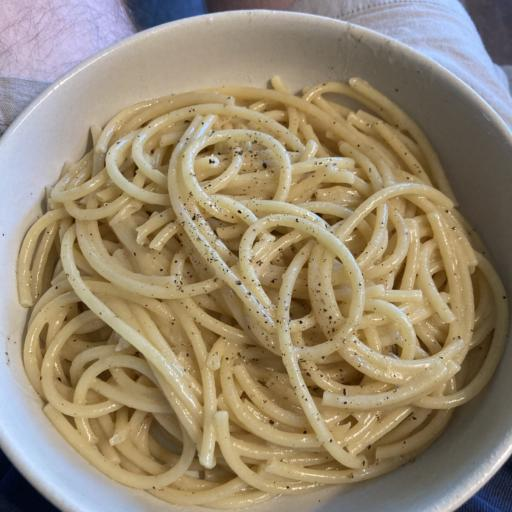
#> input picture cropped_images/Image_1.jpeg, 512 x 512 px; its folder holds only this picture in this run
$ python baseline.py   (older library calls are emulated)
#> lines starting #> are read from the running program, lines starting #| are printed output that depends on the picture
"""Get baseline stats by just transforming image and not applying any sort of improvement to it
"""

from PIL import Image
from SSIM_PIL import compare_ssim
import os
import yaml
import cv2
import numpy as np
import time
import io

SOURCE_DIR = "cropped_images"
OUTPUT_DIR = "baseline"

def pil_to_cv2(pil_img):
    """Convert a PIL format image to CV2 format
    """
    arr = np.array(pil_img)
    # Convert RGB to BGR
    return(arr[:, :, ::-1].copy())


def quantize(img, colors=16):
    """Take PIL image as input and return quantized one
    """

    return img.quantize(colors=colors).convert("RGB")

def convert_to_jpg(img, qual=10):
    with io.BytesIO() as output:
        img.save(output, format="jpeg", quality=qual, subsampling=0)
        contents = output.getvalue()

    converted_img = Image.open(io.BytesIO(contents))
    return converted_img

def main():
    get_baseline(convert_to_jpg)


def get_baseline(transform_fn):
    save_dir = os.path.join(OUTPUT_DIR, time.strftime("%Y%m%d-%H%M%S"))
    os.makedirs(save_dir)

    i = 0

    for img_name in os.listdir(os.path.join(SOURCE_DIR)):
        init_img = Image.open(os.path.join(SOURCE_DIR, img_name))
#> init_img is the input picture: PIL image 512x512 RGB; mean R, G, B 152.3, 138, 113.8
        tf_img = transform_fn(init_img)
#> in convert_to_jpg, `converted_img = Image.open(io.BytesIO(contents))`:
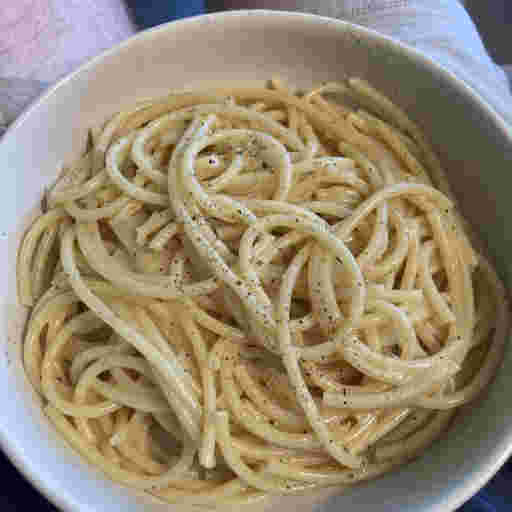
#> converted_img: PIL image 512x512 RGB; mean R, G, B 152.3, 137.9, 113.5

        save_name = f"{save_dir}/{i}.png"

        info = {
            img_name: {
                "prompt": "BASELINE",
                "seed": 0,
                "strength": 0.0,
                "guidance_scale": 0.0,
                "is_nsfw": [False],
                "SSIM": compare_ssim(init_img, tf_img),
                "PSNR": cv2.PSNR(pil_to_cv2(init_img), pil_to_cv2(tf_img)),
                "L2": float(np.linalg.norm(np.asarray(init_img) - np.asarray(tf_img))),
            }
        }
        with open(f"{save_dir}/index.yaml", "a+") as f:
            yaml.dump(info, f)
            f.write("\n")

        i += 1
        print(save_name)
        tf_img.save(save_name)

if __name__ == "__main__":
    main()
#> (the call stopped at in get_baseline, `info = { img_name: { "prompt": "BASELINE", "seed": 0, "strength": 0.0,..`: SSIM_PIL is not available in this run)

$ run again, on cropped_images/Image_14.jpeg
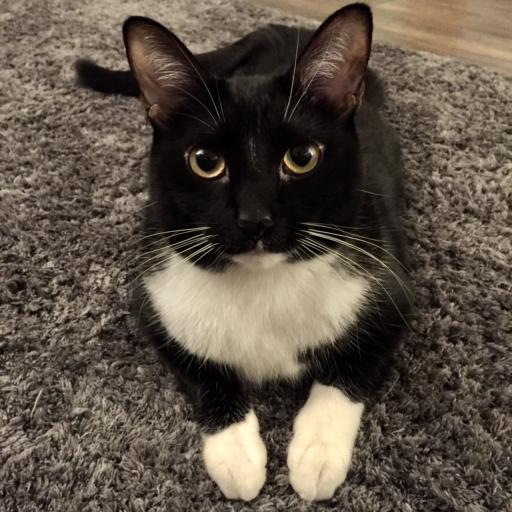
#> input picture cropped_images/Image_14.jpeg, 512 x 512 px
#> in get_baseline, init_img is the input picture: PIL image 512x512 RGB; mean R, G, B 93.8, 82.2, 70.3
#> in convert_to_jpg, `converted_img = Image.open(io.BytesIO(contents))`:
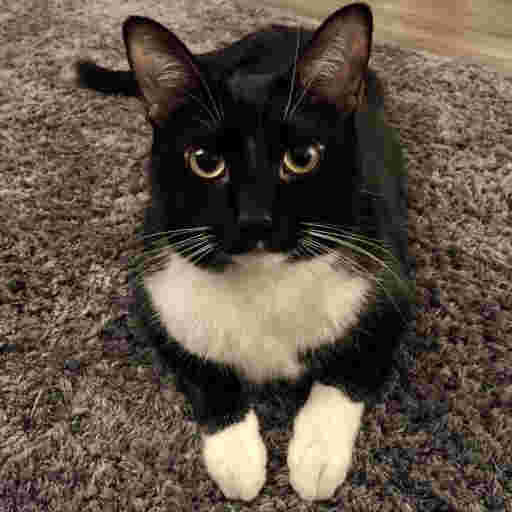
#> converted_img: PIL image 512x512 RGB; mean R, G, B 95.4, 81.7, 69

$ run again, on cropped_images/Image_10.jpeg
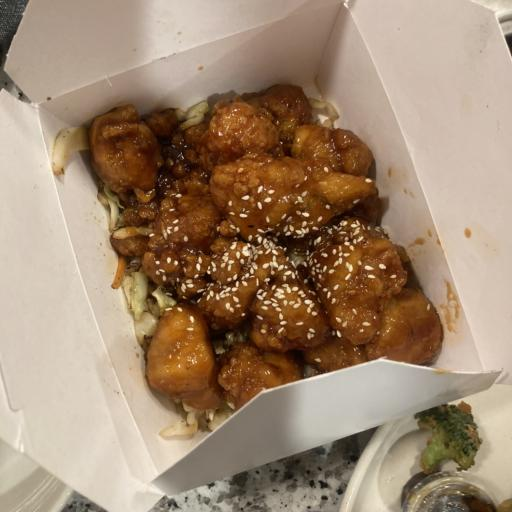
#> input picture cropped_images/Image_10.jpeg, 512 x 512 px
#> in get_baseline, init_img is the input picture: PIL image 512x512 RGB; mean R, G, B 160.3, 136.3, 113.1
#> in convert_to_jpg, `converted_img = Image.open(io.BytesIO(contents))`:
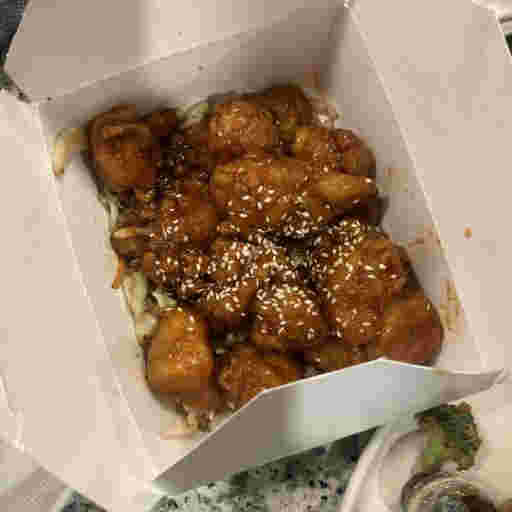
#> converted_img: PIL image 512x512 RGB; mean R, G, B 161.1, 136.2, 113.5
